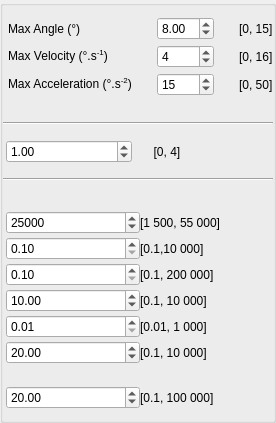
              <widget class="QGroupBox" name="TiltBoxX">
               <property name="title">
                <string/>
               </property>
               <property name="checkable">
                <bool>false</bool>
               </property>
               <layout class="QVBoxLayout" name="verticalLayout_28">
                <property name="spacing">
                 <number>25</number>
                </property>
                <property name="leftMargin">
                 <number>0</number>
                </property>
                <property name="rightMargin">
                 <number>0</number>
                </property>
                <item>
                 <layout class="QGridLayout" name="gridLayout_42">
                  <property name="leftMargin">
                   <number>5</number>
                  </property>
                  <property name="verticalSpacing">
                   <number>5</number>
                  </property>
                  <item row="2" column="2">
                   <widget class="QLabel" name="label_123">
                    <property name="text">
                     <string>[0, 50]</string>
                    </property>
                   </widget>
                  </item>
                  <item row="2" column="1">
                   <widget class="QSpinBox" name="Hexapod_TiltAccMaxDeg_X">
                    <property name="maximum">
                     <number>50</number>
                    </property>
                    <property name="value">
                     <number>15</number>
                    </property>
                   </widget>
                  </item>
                  <item row="2" column="0">
                   <widget class="QLabel" name="HexapodTiltAccMaxDegX">
                    <property name="toolTip">
                     <string>Hexapod_TiltAccMaxDeg_X</string>
                    </property>
                    <property name="text">
                     <string>&lt;html&gt;&lt;head/&gt;&lt;body&gt;&lt;p&gt;Max Acceleration (°.s&lt;span style=&quot; vertical-align:super;&quot;&gt;-2&lt;/span&gt;)&lt;/p&gt;&lt;/body&gt;&lt;/html&gt;</string>
                    </property>
                   </widget>
                  </item>
                  <item row="1" column="2">
                   <widget class="QLabel" name="label_122">
                    <property name="text">
                     <string>[0, 16]</string>
                    </property>
                   </widget>
                  </item>
                  <item row="1" column="1">
                   <widget class="QSpinBox" name="Hexapod_TiltRateMaxDeg_X">
                    <property name="minimum">
                     <number>0</number>
                    </property>
                    <property name="maximum">
                     <number>16</number>
                    </property>
                    <property name="value">
                     <number>4</number>
                    </property>
                   </widget>
                  </item>
                  <item row="1" column="0">
                   <widget class="QLabel" name="HexapodTiltRateMaxDegX">
                    <property name="toolTip">
                     <string>Hexapod_TiltRateMaxDeg_X</string>
                    </property>
                    <property name="text">
                     <string>&lt;html&gt;&lt;head/&gt;&lt;body&gt;&lt;p&gt;Max Velocity (°.s&lt;span style=&quot; vertical-align:super;&quot;&gt;-1&lt;/span&gt;)&lt;/p&gt;&lt;/body&gt;&lt;/html&gt;</string>
                    </property>
                   </widget>
                  </item>
                  <item row="0" column="2">
                   <widget class="QLabel" name="label_121">
                    <property name="text">
                     <string>[0, 15]</string>
                    </property>
                   </widget>
                  </item>
                  <item row="0" column="1">
                   <widget class="QDoubleSpinBox" name="Hexapod_TiltAngMaxDeg_X">
                    <property name="maximum">
                     <double>15.000000000000000</double>
                    </property>
                    <property name="value">
                     <double>8.000000000000000</double>
                    </property>
                   </widget>
                  </item>
                  <item row="0" column="0">
                   <widget class="QLabel" name="HexapodTiltAngMaxDegX">
                    <property name="toolTip">
                     <string>Hexapod_TiltAngMaxDeg_X</string>
                    </property>
                    <property name="text">
                     <string>Max Angle (°)</string>
                    </property>
                   </widget>
                  </item>
                 </layout>
                </item>
                <item>
                 <layout class="QVBoxLayout" name="verticalLayout_27">
                  <property name="spacing">
                   <number>15</number>
                  </property>
                  <property name="topMargin">
                   <number>1</number>
                  </property>
                  <property name="bottomMargin">
                   <number>5</number>
                  </property>
                  <item>
                   <widget class="Line" name="line_34">
                    <property name="orientation">
                     <enum>Qt::Horizontal</enum>
                    </property>
                   </widget>
                  </item>
                  <item>
                   <layout class="QHBoxLayout" name="horizontalLayout">
                    <property name="leftMargin">
                     <number>3</number>
                    </property>
                    <item>
                     <widget class="QDoubleSpinBox" name="T_Hexapod_Rot_X">
                      <property name="maximum">
                       <double>4.000000000000000</double>
                      </property>
                      <property name="value">
                       <double>1.000000000000000</double>
                      </property>
                     </widget>
                    </item>
                    <item>
                     <widget class="QLabel" name="label_124">
                      <property name="text">
                       <string>  [0, 4]</string>
                      </property>
                     </widget>
                    </item>
                   </layout>
                  </item>
                  <item>
                   <widget class="Line" name="line_35">
                    <property name="orientation">
                     <enum>Qt::Horizontal</enum>
                    </property>
                   </widget>
                  </item>
                 </layout>
                </item>
                <item>
                 <layout class="QVBoxLayout" name="verticalLayout_37">
                  <property name="spacing">
                   <number>0</number>
                  </property>
                  <item>
                   <layout class="QGridLayout" name="gridLayout_44">
                    <property name="leftMargin">
                     <number>3</number>
                    </property>
                    <property name="bottomMargin">
                     <number>22</number>
                    </property>
                    <property name="verticalSpacing">
                     <number>3</number>
                    </property>
                    <item row="5" column="0">
                     <widget class="QDoubleSpinBox" name="Q_Hexapod_qp2_output_Tilt_X">
                      <property name="minimum">
                       <double>0.100000000000000</double>
                      </property>
                      <property name="maximum">
                       <double>10000.000000000000000</double>
                      </property>
                      <property name="value">
                       <double>20.000000000000000</double>
                      </property>
                     </widget>
                    </item>
                    <item row="2" column="0">
                     <widget class="QDoubleSpinBox" name="Q_Hexapod_qp2_Tilt_X">
                      <property name="minimum">
                       <double>0.100000000000000</double>
                      </property>
                      <property name="maximum">
                       <double>200000.000000000000000</double>
                      </property>
                     </widget>
                    </item>
                    <item row="4" column="0">
                     <widget class="QDoubleSpinBox" name="Q_Hexapod_qp3_input_Tilt_X">
                      <property name="minimum">
                       <double>0.010000000000000</double>
                      </property>
                      <property name="maximum">
                       <double>1000.000000000000000</double>
                      </property>
                      <property name="value">
                       <double>0.010000000000000</double>
                      </property>
                     </widget>
                    </item>
                    <item row="3" column="0">
                     <widget class="QDoubleSpinBox" name="Q_Hexapod_qp2_input_Tilt_X">
                      <property name="minimum">
                       <double>0.100000000000000</double>
                      </property>
                      <property name="maximum">
                       <double>10000.000000000000000</double>
                      </property>
                      <property name="value">
                       <double>10.000000000000000</double>
                      </property>
                     </widget>
                    </item>
                    <item row="2" column="1">
                     <widget class="QLabel" name="label_134">
                      <property name="text">
                       <string>[0.1, 200 000]</string>
                      </property>
                     </widget>
                    </item>
                    <item row="5" column="1">
                     <widget class="QLabel" name="label_137">
                      <property name="text">
                       <string>[0.1, 10 000]</string>
                      </property>
                     </widget>
                    </item>
                    <item row="0" column="1">
                     <widget class="QLabel" name="label_125">
                      <property name="text">
                       <string>[1 500, 55 000]</string>
                      </property>
                     </widget>
                    </item>
                    <item row="0" column="0">
                     <widget class="QSpinBox" name="Q_Hexapod_q_Tilt_X">
                      <property name="minimum">
                       <number>1500</number>
                      </property>
                      <property name="maximum">
                       <number>55000</number>
                      </property>
                      <property name="value">
                       <number>25000</number>
                      </property>
                     </widget>
                    </item>
                    <item row="4" column="1">
                     <widget class="QLabel" name="label_136">
                      <property name="text">
                       <string>[0.01, 1 000]</string>
                      </property>
                     </widget>
                    </item>
                    <item row="1" column="0">
                     <widget class="QDoubleSpinBox" name="Q_Hexapod_qp_Tilt_X">
                      <property name="minimum">
                       <double>0.100000000000000</double>
                      </property>
                      <property name="maximum">
                       <double>10000.000000000000000</double>
                      </property>
                     </widget>
                    </item>
                    <item row="1" column="1">
                     <widget class="QLabel" name="label_132">
                      <property name="text">
                       <string>[0.1,10 000]</string>
                      </property>
                     </widget>
                    </item>
                    <item row="3" column="1">
                     <widget class="QLabel" name="label_135">
                      <property name="text">
                       <string>[0.1, 10 000]</string>
                      </property>
                     </widget>
                    </item>
                   </layout>
                  </item>
                  <item>
                   <layout class="QHBoxLayout" name="horizontalLayout_16">
                    <property name="leftMargin">
                     <number>3</number>
                    </property>
                    <item>
                     <widget class="QDoubleSpinBox" name="Q_Hexapod_qp_output_Tilt_X">
                      <property name="minimum">
                       <double>0.100000000000000</double>
                      </property>
                      <property name="maximum">
                       <double>100000.000000000000000</double>
                      </property>
                      <property name="value">
                       <double>20.000000000000000</double>
                      </property>
                     </widget>
                    </item>
                    <item>
                     <widget class="QLabel" name="label_138">
                      <property name="text">
                       <string>[0.1, 100 000]</string>
                      </property>
                     </widget>
                    </item>
                   </layout>
                  </item>
                 </layout>
                </item>
               </layout>
              </widget>
